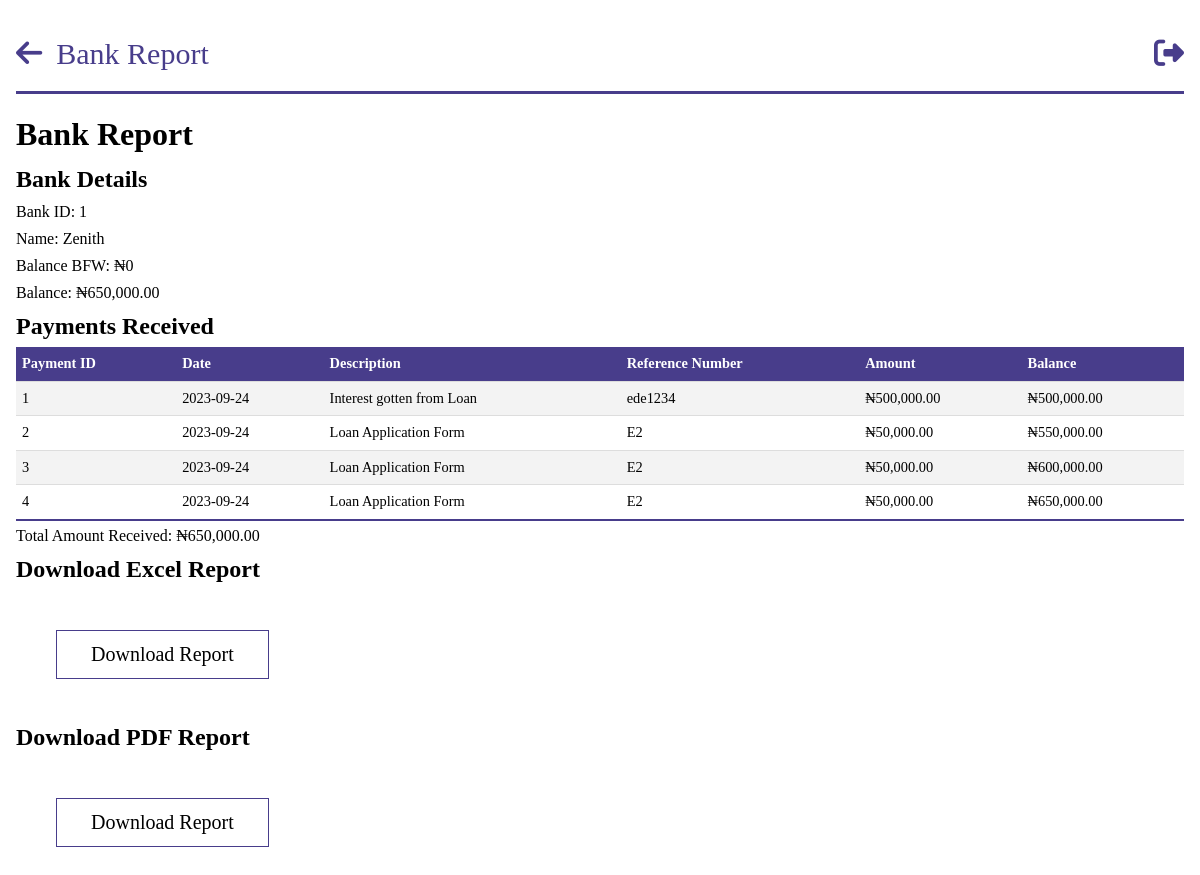
/bank_report/1 (signed in), run on an earlier commit of the app's database.
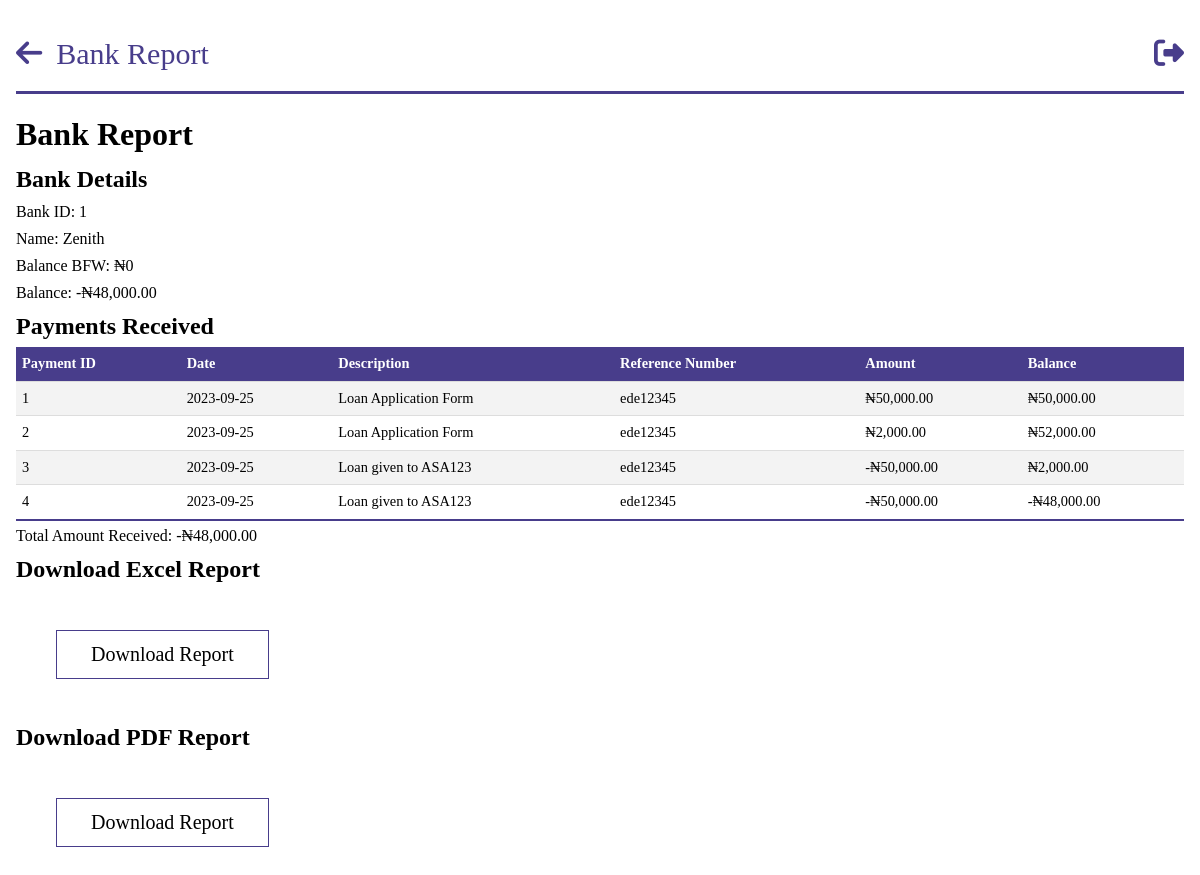
And on a later commit of the database.
### models.py (models this page shows, shortened)
class Bank(db.Model):
    __tablename__ = "banks"
    id = db.Column(db.Integer, primary_key=True)
    name = db.Column(db.String, nullable=False, unique=True)
    balance_bfd = db.Column(db.Float, default=0.0)
    new_balance = db.Column(db.Float, default=0.0)
    payments = db.relationship("BankPayment", backref="bank")

class BankPayment(db.Model):
    __tablename__ = "bank_payments"
    id = db.Column(db.Integer, primary_key=True)
    amount = db.Column(db.Float, nullable=False)
    exact_date = db.Column(db.DateTime, nullable=False, default=datetime.utcnow)
    date = db.Column(db.Date, nullable=False)
    person_id = db.Column(
        db.Integer, db.ForeignKey("persons.id"), nullable=True, index=True
    )
    company_id = db.Column(
        db.Integer, db.ForeignKey("companies.id"), nullable=True, index=True
    )
    description = db.Column(db.String, nullable=True)
    ref_no = db.Column(db.String)
    bank_balance = db.Column(db.Float, nullable=True)
    bank_id = db.Column(
        db.Integer, db.ForeignKey("banks.id"), nullable=True, index=True
    )

### app.py (the view)
@app.route("/bank_report/<bank_id>")
@login_required
@role_required(["Admin", "Secretary", "Sub-Admin"])
def individual_bank_report(bank_id):
    bank = query.get_bank(bank_id)
    payments = bank.payments
    total_amount = sum(payment.amount for payment in payments)
    return render_template(
        "query/bank_report.html",
        bank=bank,
        payments=payments,
        total_amount=total_amount,
    )

### app.py (called while the page is built)
@login_manager.user_loader
def load_user(person_id):
    return Person.query.get(person_id)

def role_required(roles_required):
    def decorator(view_func):
        @wraps(view_func)
        def wrapper(*args, **kwargs):
            if not current_user.is_authenticated:
                flash("You must be logged in to access this page.", "error")
                return redirect(url_for("login"))
            user_role = current_user.role
            if user_role.name not in roles_required:
                flash("You don't have the required role to access this page.", "error")
                return redirect(
                    url_for("dashboard")
                )  # Change this to your desired redirect
            return view_func(*args, **kwargs)
        return wrapper
    return decorator

@app.before_request
def before_request():
    g.user = current_user

@app.template_filter("currency")
@login_required
def currency(value):
    modified_value = format_currency(value)  # Modify the value as needed
    return modified_value

### filters.py (called while the page is built)
def format_currency(
    value, currency_symbol="₦", decimal_separator=".", thousands_separator=","
):
    if value:
        if value < 0:
            formatted_value = f"-{currency_symbol}{abs(value):,.2f}"
        else:
            formatted_value = f"{currency_symbol}{value:,.2f}"
        formatted_value = formatted_value.replace(".", decimal_separator).replace(
            ",", thousands_separator
        )
    else:
        formatted_value = f"{currency_symbol}0"
    return formatted_value

### queries.py (called while the page is built)
    def get_bank(self, bank_id):
        bank = Bank.query.get(bank_id)
        return bank

### templates/query/bank_report.html (shortened to what this page needs)
{%extends 'base.html' %}
{% block header%}
Bank Report
{% endblock  %}
{% block anchor%}
<a href="{{ url_for('queries') }}" id='arrow'><i class="fa-solid fa-arrow-left"></i></a>
{% endblock  %}
{%block content%}
<body id="person">
    <h1>Bank Report</h1>
    <h2>Bank Details</h2>
    <p>Bank ID: {{ bank.id }}</p>
    <p>Name: {{ bank.name }}</p>
    <p>Balance BFW: {{ bank.balance_bfd | currency}}</p>
    <p>Balance: {{ bank.new_balance | currency}}</p>
    <h2>Payments Received</h2>
    <table class="tab-content">
        <thead>
            <tr>
                <th>Payment ID</th>
                <th>Date</th>
                <th>Description</th>
                <th>Reference Number</th>
                <th>Amount</th>
                <th>Balance</th>
            </tr>
        </thead>
        <tbody>
            {% for payment in payments %}
            <tr>
                <td>{{ payment.id }}</td>
                <td>{{ payment.date }}</td>
                <td>{{ payment.description}}</td>
                <td>{{ payment.ref_no}}</td>
                <td>{{ payment.amount | currency }}</td>
                <td>{{ payment.bank_balance | currency}}</td>
            </tr>
            {% endfor %}
        </tbody>
    </table>
    </body>
    <p>Total Amount Received: {{ total_amount | currency }}</p>
    <h2>Download Excel Report</h2>
    <button id="downloadExcelButton">Download Report</button>
    <h2>Download PDF Report</h2>
    <button id="downloadPdfButton">Download Report</button>
</body>
{%endblock%}

### templates/base.html (shortened to what this page needs)
<!DOCTYPE html>
<html lang="en">
<head>
    <link rel="stylesheet" href="https://cdnjs.cloudflare.com/ajax/libs/font-awesome/6.4.0/css/all.min.css"/>
    <link rel="stylesheet" href="\static\css\style.css">
</head>
<body class='index'>
    <header class="dashboard">
        <section id="nav">
            {%block anchor%}<a href="{{url_for('dashboard')}}" id='arrow'><i class="fa-solid fa-arrow-left"></i></a>{%endblock%}
            <a id="head">{% block header%}{% endblock  %}</a>
            <a href="{{url_for('logout')}}" class="tail"><i class="fa-sharp fa-solid fa-right-from-bracket"></i></a>
        </section>
    </header>
    {%block content%}
    {%endblock%}
</body>
</html>

### static/css/style.css (style rules this page uses)
* { margin: 0; padding: 0; box-sizing: border-box; font-family:'Times New Roman', Times, serif; }
.index { background-color: #ffffff; margin: 0 auto; max-width: 80em; line-height: 1.5; padding: 1em 1em; }
.index a { color: #fff; line-height: 2.5; text-decoration: none; }
.index #nav { border-bottom: #483d8b solid; margin-bottom: 1em; }
.index #nav a { font-size: 10px; }
.index #nav .tail { float: right; }
.index #nav a { font-size: 30px; color: #483d8b; }
.index #nav .tail i { color: #483d8b; }
.index #nav #arrow i { color: #483d8b; margin-right: 10px; }
#person * { color: #000; max-width: 90em; margin: 0 auto; margin-bottom: 3px; }
#person .tab-content { width: 100%; border-collapse: collapse; font-size: 0.9em; min-width: 400px; }
#person .tab-content tr th { background-color: #483d8b; color: #fff; text-align: left; font-weight: bold; }
#person th, #person td { padding: 6px; text-align: left; border-bottom: 1px solid #ddd; }
#person .tab-content tbody tr:nth-of-type(odd) { background-color: #f3f3f3; }
#person .tab-content tbody tr:last-of-type { border-bottom: 2px solid #483d8b; }
#person button { margin: 2em 2em; display: inline-block; text-decoration: none; border: 1px solid #483d8b; padding: 12px 34px; font-size: 20px; background: transparent; position: relative; cursor: pointer; }

What changed in the data, as far as the page shows it:
changed Bank "Zenith": new_balance "₦650,000.00" → "-₦48,000.00"
changed BankPayment id 1: date "2023-09-24" → "2023-09-25"; description "Interest gotten from Loan" → "Loan Application Form"; ref_no "ede1234" → "ede12345"; amount "₦500,000.00" → "₦50,000.00"; bank_balance "₦500,000.00" → "₦50,000.00"
changed BankPayment id 2: date "2023-09-24" → "2023-09-25"; ref_no "E2" → "ede12345"; amount "₦50,000.00" → "₦2,000.00"; bank_balance "₦550,000.00" → "₦52,000.00"
changed BankPayment id 3: date "2023-09-24" → "2023-09-25"; description "Loan Application Form" → "Loan given to ASA123"; ref_no "E2" → "ede12345"; amount "₦50,000.00" → "-₦50,000.00"; bank_balance "₦600,000.00" → "₦2,000.00"
changed BankPayment id 4: date "2023-09-24" → "2023-09-25"; description "Loan Application Form" → "Loan given to ASA123"; ref_no "E2" → "ede12345"; amount "₦50,000.00" → "-₦50,000.00"; bank_balance "₦650,000.00" → "-₦48,000.00"
Also different on the page:
{{ total_amount | currency }}: "₦650,000.00" → "-₦48,000.00"
